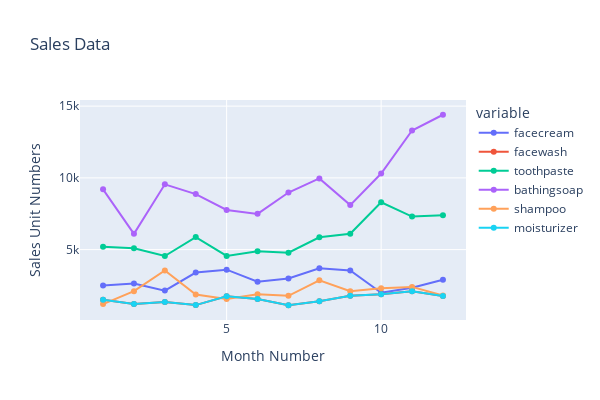

Notebook cell for this chart:
### Code cell
fig = px.line(sheet, x="month_number", y=sheet.columns[1:-2], title="Sales Data", height=400, width=600, markers=True, labels={"value": "Sales Unit Numbers", "month_number": "Month Number"})

fig.show()

### Figure 1 — Plotly figure (JSON) as saved in the notebook; plotly's stock layout.template omitted (floating-point values rounded to 4 significant figures)
{"data": [{"hovertemplate": "variable=facecream<br>Month Number=%{x}<br>Sales Unit Numbers=%{y}<extra></extra>", "legendgroup": "facecream", "line": {"color": "#636efa", "dash": "solid"}, "marker": {"symbol": "circle"}, "mode": "lines+markers", "name": "facecream", "orientation": "v", "showlegend": true, "type": "scatter", "x": [1, 2, 3, 4, 5, 6, 7, 8, 9, 10, 11, 12], "xaxis": "x", "y": [2500, 2630, 2140, 3400, 3600, 2760, 2980, 3700, 3540, 1990, 2340, 2900], "yaxis": "y"}, {"hovertemplate": "variable=facewash<br>Month Number=%{x}<br>Sales Unit Numbers=%{y}<extra></extra>", "legendgroup": "facewash", "line": {"color": "#EF553B", "dash": "solid"}, "marker": {"symbol": "circle"}, "mode": "lines+markers", "name": "facewash", "orientation": "v", "showlegend": true, "type": "scatter", "x": [1, 2, 3, 4, 5, 6, 7, 8, 9, 10, 11, 12], "xaxis": "x", "y": [1500, 1200, 1340, 1130, 1740, 1555, 1120, 1400, 1780, 1890, 2100, 1760], "yaxis": "y"}, {"hovertemplate": "variable=toothpaste<br>Month Number=%{x}<br>Sales Unit Numbers=%{y}<extra></extra>", "legendgroup": "toothpaste", "line": {"color": "#00cc96", "dash": "solid"}, "marker": {"symbol": "circle"}, "mode": "lines+markers", "name": "toothpaste", "orientation": "v", "showlegend": true, "type": "scatter", "x": [1, 2, 3, 4, 5, 6, 7, 8, 9, 10, 11, 12], "xaxis": "x", "y": [5200, 5100, 4550, 5870, 4560, 4890, 4780, 5860, 6100, 8300, 7300, 7400], "yaxis": "y"}, {"hovertemplate": "variable=bathingsoap<br>Month Number=%{x}<br>Sales Unit Numbers=%{y}<extra></extra>", "legendgroup": "bathingsoap", "line": {"color": "#ab63fa", "dash": "solid"}, "marker": {"symbol": "circle"}, "mode": "lines+markers", "name": "bathingsoap", "orientation": "v", "showlegend": true, "type": "scatter", "x": [1, 2, 3, 4, 5, 6, 7, 8, 9, 10, 11, 12], "xaxis": "x", "y": [9200, 6100, 9550, 8870, 7760, 7490, 8980, 9960, 8100, 10300, 13300, 14400], "yaxis": "y"}, {"hovertemplate": "variable=shampoo<br>Month Number=%{x}<br>Sales Unit Numbers=%{y}<extra></extra>", "legendgroup": "shampoo", "line": {"color": "#FFA15A", "dash": "solid"}, "marker": {"symbol": "circle"}, "mode": "lines+markers", "name": "shampoo", "orientation": "v", "showlegend": true, "type": "scatter", "x": [1, 2, 3, 4, 5, 6, 7, 8, 9, 10, 11, 12], "xaxis": "x", "y": [1200, 2100, 3550, 1870, 1560, 1890, 1780, 2860, 2100, 2300, 2400, 1800], "yaxis": "y"}, {"hovertemplate": "variable=moisturizer<br>Month Number=%{x}<br>Sales Unit Numbers=%{y}<extra></extra>", "legendgroup": "moisturizer", "line": {"color": "#19d3f3", "dash": "solid"}, "marker": {"symbol": "circle"}, "mode": "lines+markers", "name": "moisturizer", "orientation": "v", "showlegend": true, "type": "scatter", "x": [1, 2, 3, 4, 5, 6, 7, 8, 9, 10, 11, 12], "xaxis": "x", "y": [1500, 1200, 1340, 1130, 1740, 1555, 1120, 1400, 1780, 1890, 2100, 1760], "yaxis": "y"}], "layout": {"height": 400, "legend": {"title": {"text": "variable"}, "tracegroupgap": 0}, "title": {"text": "Sales Data"}, "width": 600, "xaxis": {"anchor": "y", "autorange": true, "domain": [0, 1], "range": [0.2519, 12.75], "title": {"text": "Month Number"}, "type": "linear"}, "yaxis": {"anchor": "x", "autorange": true, "domain": [0, 1], "range": [91.76, 15430.0], "title": {"text": "Sales Unit Numbers"}, "type": "linear"}}}
